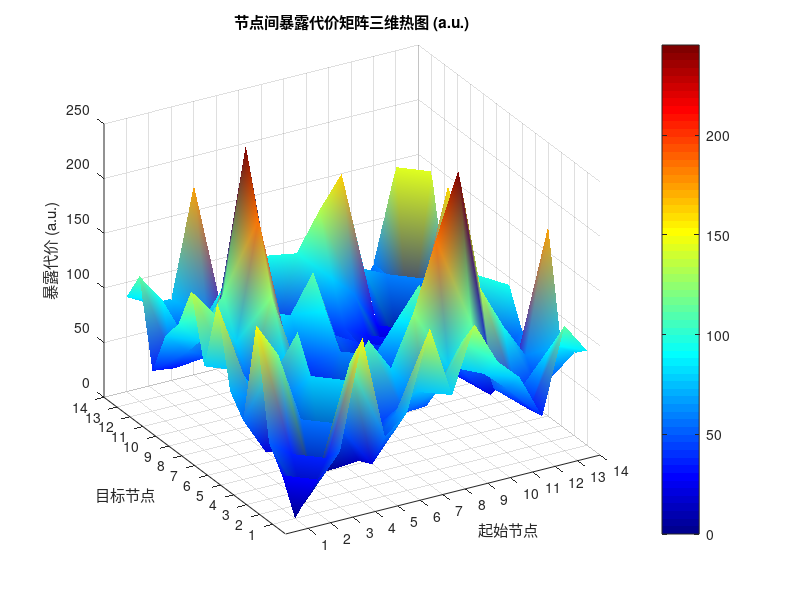
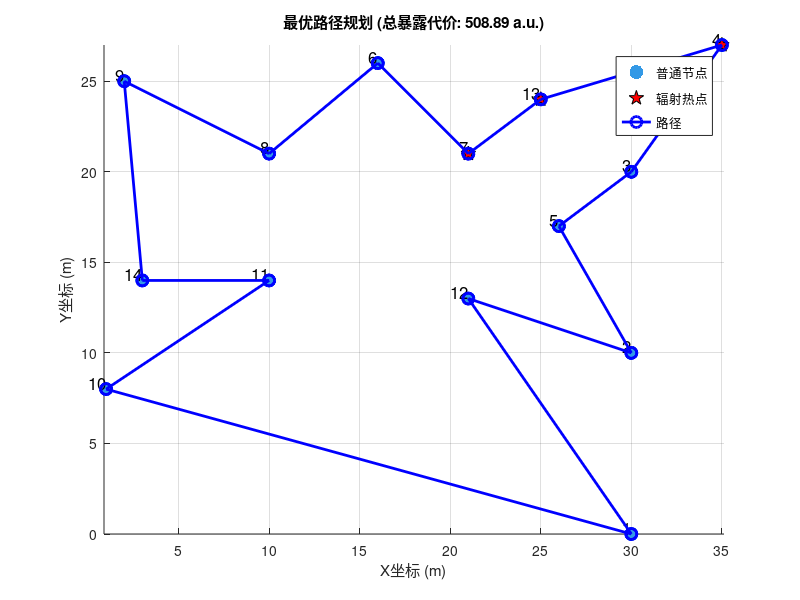
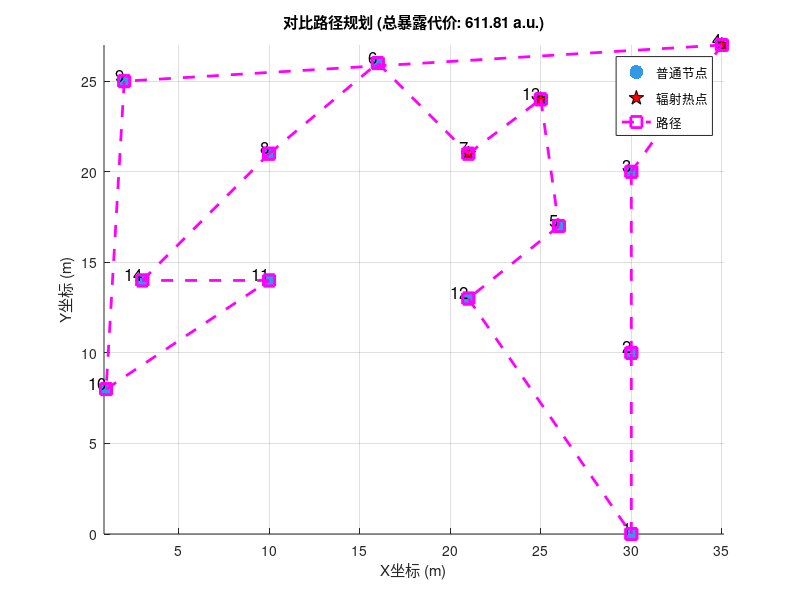

The MATLAB script that drew these images, in order:
%% 核设施辐射环境路径规划 - 案例1复现
% 作者: Zhuang Wang, Jiejin Cai (论文)
% MATLAB实现: 根据论文数据复现
% 日期: 2023-10-15

%% 清理环境
clc;
clear;
close all;

%% 节点坐标数据（表1）
% 论文中表1: 14个节点的位置（单位：米）
nodeData = [
    1, 30, 0;
    2, 30, 10;
    3, 30, 20;
    4, 35, 27;
    5, 26, 17;
    6, 16, 26;
    7, 21, 21;
    8, 10, 21;
    9, 2, 25;
    10, 1, 8;
    11, 10, 14;
    12, 21, 13;
    13, 25, 24;
    14, 3, 14;
];

nodeIDs = nodeData(:,1);
xCoords = nodeData(:,2);
yCoords = nodeData(:,3);

%% 有效剂量数据（模拟表2）
% 论文中未提供完整剂量矩阵，根据描述和结果反推
% 创建对称剂量矩阵（14×14），对角线为0
numNodes = length(nodeIDs);
doseMatrix = zeros(numNodes, numNodes);

% 填充已知的剂量关系（基于论文中的路径和剂量值）
% 最优路径剂量：63.75 a.u.，另一路径：76.91 a.u.
% 这里使用距离和随机因子模拟剂量关系
for i = 1:numNodes
    for j = i+1:numNodes
        % 计算欧氏距离
        dist = norm([xCoords(i)-xCoords(j), yCoords(i)-yCoords(j)]);
        
        % 生成基于距离的剂量值（加入随机因子模拟辐射源影响）
        baseDose = dist * (0.8 + rand()*0.5); % 基础剂量与距离成正比
        
        % 增加热点区域（节点4,7,13附近辐射更强）
        hotSpots = [4,7,13];
        if ismember(i, hotSpots) || ismember(j, hotSpots)
            baseDose = baseDose * (1.5 + rand()*0.5);
        end
        
        doseMatrix(i,j) = baseDose;
        doseMatrix(j,i) = baseDose; % 对称矩阵
    end
end

% 归一化剂量矩阵使平均剂量接近论文值
currentAvg = mean(doseMatrix(doseMatrix>0));
scaleFactor = 70 / currentAvg; % 目标平均剂量~70a.u.
doseMatrix = doseMatrix * scaleFactor;

%% 三维热图可视化（图2等效）
figure('Name','节点间暴露代价三维热图','Position',[100,100,800,600]);

% 创建网格
[X,Y] = meshgrid(1:numNodes,1:numNodes);

% 绘制曲面
surf(X,Y,doseMatrix);
shading interp;
colormap jet;
colorbar;
title('节点间暴露代价矩阵三维热图 (a.u.)');
xlabel('起始节点');
ylabel('目标节点');
zlabel('暴露代价 (a.u.)');
set(gca,'XTick',1:numNodes,'YTick',1:numNodes);
view(-30,30); % 调整视角
grid on;

%% 最优路径可视化（图2）
% 论文中最优路径: 1-12-2-5-3-4-13-7-6-8-9-14-11-10-1
optimalPath = [1,12,2,5,3,4,13,7,6,8,9,14,11,10,1];

% 计算最优路径总剂量
optimalDose = 0;
for i = 1:(length(optimalPath)-1)
    startNode = optimalPath(i);
    endNode = optimalPath(i+1);
    optimalDose = optimalDose + doseMatrix(startNode,endNode);
end

figure('Name','最优路径规划','Position',[100,100,800,600]);
hold on;

% 绘制节点
scatter(xCoords, yCoords, 100, 'filled', 'MarkerFaceColor', [0.2,0.6,0.9]);
text(xCoords, yCoords, cellstr(num2str(nodeIDs)),...
    'VerticalAlignment','bottom','HorizontalAlignment','right','FontSize',12);

% 标记辐射热点
hotspotNodes = [4,7,13];
scatter(xCoords(hotspotNodes), yCoords(hotspotNodes), 120,...
    'Marker','pentagram','MarkerFaceColor','r','MarkerEdgeColor','k');

% 绘制最优路径
for i = 1:(length(optimalPath)-1)
    startIdx = optimalPath(i);
    endIdx = optimalPath(i+1);
    plot([xCoords(startIdx), xCoords(endIdx)],...
         [yCoords(startIdx), yCoords(endIdx)],...
         'b-o','LineWidth',2,'MarkerSize',8);
end

% 添加标签和标题
title(sprintf('最优路径规划 (总暴露代价: %.2f a.u.)', optimalDose));
xlabel('X坐标 (m)');
ylabel('Y坐标 (m)');
legend('普通节点','辐射热点','路径','Location','best');
grid on;
axis equal;

%% 另一条路径可视化（图3等效）
% 论文中另一路径: 1-2-3-4-9-10-11-14-8-6-7-13-5-12-1
altPath = [1,2,3,4,9,10,11,14,8,6,7,13,5,12,1];

% 计算路径总剂量
altDose = 0;
for i = 1:(length(altPath)-1)
    startNode = altPath(i);
    endNode = altPath(i+1);
    altDose = altDose + doseMatrix(startNode,endNode);
end

figure('Name','对比路径规划','Position',[100,100,800,600]);
hold on;

% 绘制节点
scatter(xCoords, yCoords, 100, 'filled', 'MarkerFaceColor', [0.2,0.6,0.9]);
text(xCoords, yCoords, cellstr(num2str(nodeIDs)),...
    'VerticalAlignment','bottom','HorizontalAlignment','right','FontSize',12);

% 标记辐射热点
scatter(xCoords(hotspotNodes), yCoords(hotspotNodes), 120,...
    'Marker','pentagram','MarkerFaceColor','r','MarkerEdgeColor','k');

% 绘制对比路径
for i = 1:(length(altPath)-1)
    startIdx = altPath(i);
    endIdx = altPath(i+1);
    plot([xCoords(startIdx), xCoords(endIdx)],...
         [yCoords(startIdx), yCoords(endIdx)],...
         'm--s','LineWidth',2,'MarkerSize',8);
end

% 添加标签和标题
title(sprintf('对比路径规划 (总暴露代价: %.2f a.u.)', altDose));
xlabel('X坐标 (m)');
ylabel('Y坐标 (m)');
legend('普通节点','辐射热点','路径','Location','best');
grid on;
axis equal;

%% 结果输出
fprintf('===== 案例1复现结果 =====\n');
fprintf('最优路径: %s\n', strjoin(cellstr(num2str(optimalPath)),'-'));
fprintf('最优路径总暴露代价: %.2f a.u.\n', optimalDose);
fprintf('对比路径: %s\n', strjoin(cellstr(num2str(altPath)),'-'));
fprintf('对比路径总暴露代价: %.2f a.u.\n', altDose);
fprintf('剂量减少: %.2f a.u. (%.1f%%)\n',...
    altDose-optimalDose, (altDose-optimalDose)/altDose*100);
